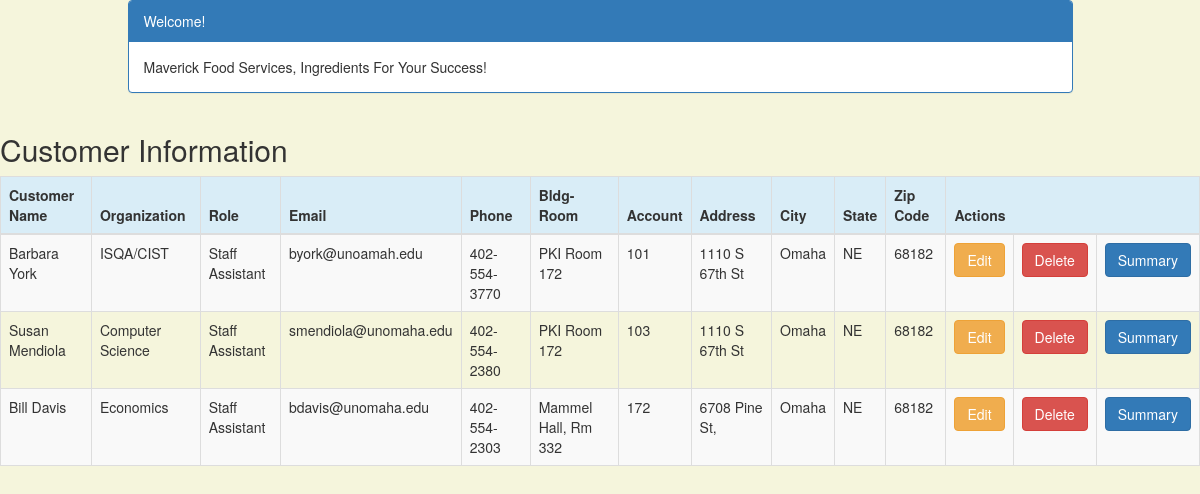
Before: /customer_list (signed in) with the older database file.
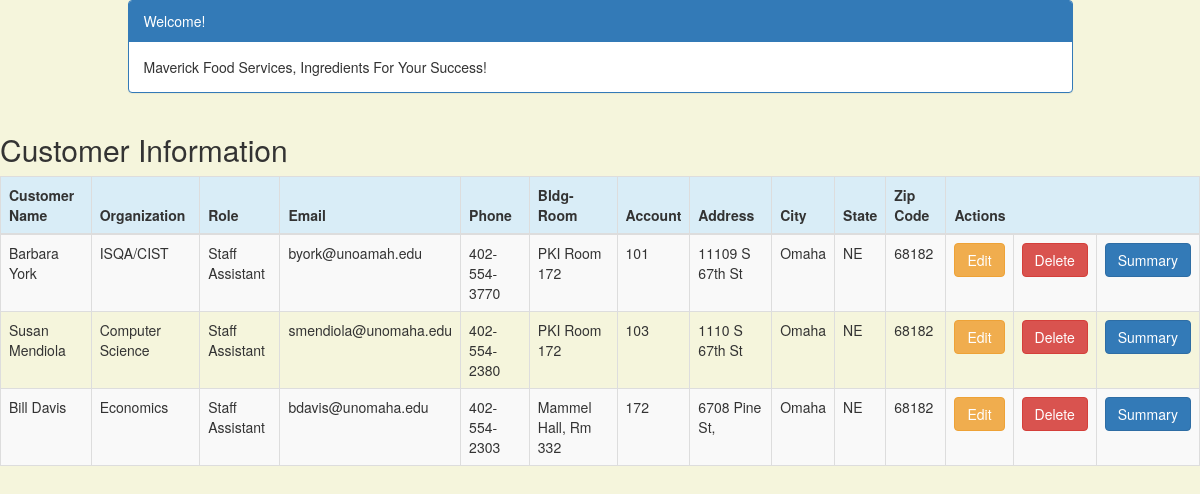
After: the same page with the newer database file.
### crm/models.py (models this page shows, shortened)
class Customer(models.Model):
    cust_name = models.CharField(max_length=50)
    organization = models.CharField(max_length=100, blank=True)
    role = models.CharField(max_length=100)
    email = models.EmailField(max_length=100)
    bldgroom = models.CharField(max_length=100)
    address = models.CharField(max_length=200)
    account_number = models.IntegerField(blank=False, null=False)
    city = models.CharField(max_length=50)
    state = models.CharField(max_length=50)
    zipcode = models.CharField(max_length=10)
    phone_number = models.CharField(max_length=50)
    created_date = models.DateTimeField(
        default=timezone.now)
    updated_date = models.DateTimeField(auto_now_add=True)

### crm/views.py (the view)
# urls.py: path('customer_list', views.customer_list, name='customer_list'),
@login_required
def customer_list(request):
    customer = Customer.objects.filter(created_date__lte=timezone.now())
    return render(request, 'crm/customer_list.html', {'customers': customer})

### crm/templates/crm/customer_list.html (shortened to what this page needs)
<!DOCTYPE html>
{% block content %}
<html lang="en">
<head>
    <link rel="stylesheet" href="https://maxcdn.bootstrapcdn.com/bootstrap/3.3.4/css/bootstrap.min.css">
</head>
<body>
<div class="container">
    <div class="row">
        <div class="col-md-10 col-md-offset-1">
            <div class="panel panel-primary">
                <div class="panel-heading">Welcome!</div>
                <div class="panel-body">
                    Maverick Food Services, Ingredients For Your Success!
                </div>
            </div>
        </div>
    </div>
</div>
<div class="row">
    <h2 style="padding-left: 15Px">Customer Information</h2>
</div>
<div>
    <table class="table table-striped table-bordered table-hover">
        <thead>
        <tr class="bg-info">
            <th>Customer Name</th>
            <th>Organization</th>
            <th>Role</th>
            <th>Email</th>
            <th>Phone</th>
            <th>Bldg-Room</th>
            <th>Account</th>
            <th>Address</th>
            <th>City</th>
            <th>State</th>
            <th>Zip Code</th>
                <th colspan="3">Actions</th>
        </tr>
        </thead>
        <tbody>
        {% for customer in customers %}
            <tr>
                <td>{{ customer.cust_name }}</td>
                <td>{{ customer.organization }}</td>
                <td>{{ customer.role }}</td>
                <td>{{ customer.email }}</td>
                <td>{{ customer.phone_number }}</td>
                <td>{{ customer.bldgroom }}</td>
                <td>{{ customer.account_number }}</td>
                <td>{{ customer.address }}</td>
                <td>{{ customer.city }}</td>
                <td>{{ customer.state }}</td>
                <td>{{ customer.zipcode }}</td>
                <td><a href="{% url 'crm:customer_edit' pk=customer.pk %}" class="btn btn-warning">Edit</a>
                <td><a href="{% url 'crm:customer_delete' pk=customer.pk %}"
                       onclick="return confirm('Are you sure you want to delete?')"
                       class="btn btn-danger">Delete</a>
                </td>
                <td><a href=""
                       class="btn btn-primary">Summary</a>
            </tr>
        {% endfor %}
        </tbody>
    </table>
</div>
</body>
</html>
{% endblock %}

### crm/templates/crm/customer_list.html (style rules this page uses)
body { background-color: beige; }

Changed rows visible on the page:
changed Customer "Barbara York": address "1110 S 67th St" → "11109 S 67th St"
